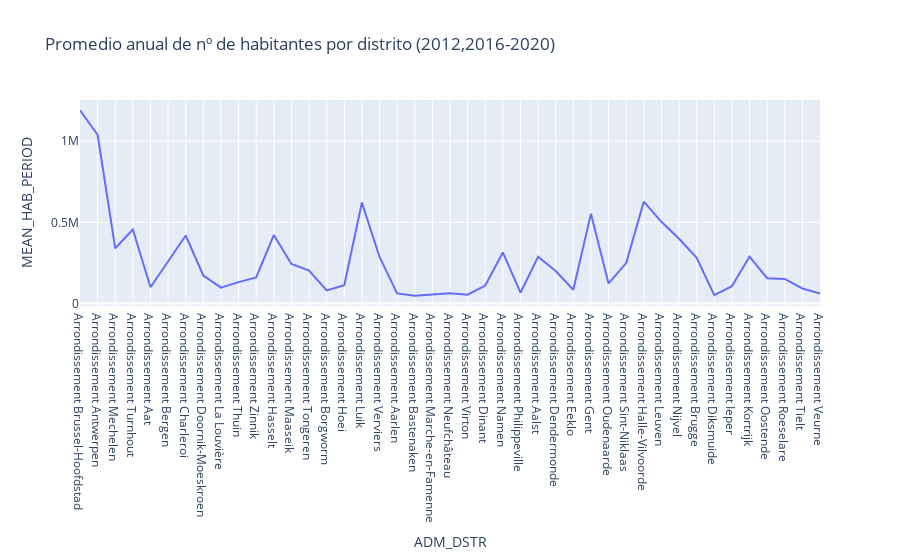

The notebook cell saved with this chart:
### Markdown cell above
d) visualización del nº de habitantes por distrito (promedio anual basado en el periodo 2012,2016-2020)

### Code cell
#visualización de los habitantes por distrito (promedio sobre el periode 2012,2016-2020)
fig = px.line(hab_x_arr_PERIODO, x="ADM_DSTR", y="MEAN_HAB_PERIOD", title='Promedio anual de nº de habitantes por distrito (2012,2016-2020)')
fig.show()

### Figure 1 — Plotly figure (JSON) as saved in the notebook; plotly's stock layout.template omitted (floating-point values rounded to 4 significant figures)
{"data": [{"hovertemplate": "ADM_DSTR=%{x}<br>MEAN_HAB_PERIOD=%{y}<extra></extra>", "legendgroup": "", "line": {"color": "#636efa", "dash": "solid"}, "marker": {"symbol": "circle"}, "mode": "lines", "name": "", "orientation": "v", "showlegend": false, "type": "scatter", "x": ["Arrondissement Brussel-Hoofdstad", "Arrondissement Antwerpen", "Arrondissement Mechelen", "Arrondissement Turnhout", "Arrondissement Aat", "Arrondissement Bergen", "Arrondissement Charleroi", "Arrondissement Doornik-Moeskroen", "Arrondissement La Louvière", "Arrondissement Thuin", "Arrondissement Zinnik", "Arrondissement Hasselt", "Arrondissement Maaseik", "Arrondissement Tongeren", "Arrondissement Borgworm", "Arrondissement Hoei", "Arrondissement Luik", "Arrondissement Verviers", "Arrondissement Aarlen", "Arrondissement Bastenaken", "Arrondissement Marche-en-Famenne", "Arrondissement Neufchâteau", "Arrondissement Virton", "Arrondissement Dinant", "Arrondissement Namen", "Arrondissement Philippeville", "Arrondissement Aalst", "Arrondissement Dendermonde", "Arrondissement Eeklo", "Arrondissement Gent", "Arrondissement Oudenaarde", "Arrondissement Sint-Niklaas", "Arrondissement Halle-Vilvoorde", "Arrondissement Leuven", "Arrondissement Nijvel", "Arrondissement Brugge", "Arrondissement Diksmuide", "Arrondissement Ieper", "Arrondissement Kortrijk", "Arrondissement Oostende", "Arrondissement Roeselare", "Arrondissement Tielt", "Arrondissement Veurne"], "xaxis": "x", "y": [1191000.0, 1039708, 340300.0, 456200.0, 100200.0, 257900.0, 419000.0, 172242, 97350.0, 131400.0, 160661, 421426, 243051, 202613, 80180.0, 112559, 621800.0, 286600.0, 61684, 47760.0, 56084, 62680.0, 53550.0, 110100.0, 314200.0, 66300.0, 287400.0, 199556, 84330.0, 553600.0, 123400.0, 248800.0, 627800.0, 503300.0, 398800.0, 281200.0, 51200.0, 106300.0, 288300.0, 155900.0, 151100.0, 92420.0, 61310.0], "yaxis": "y"}], "layout": {"legend": {"tracegroupgap": 0}, "title": {"text": "Promedio anual de nº de habitantes por distrito (2012,2016-2020)"}, "xaxis": {"anchor": "y", "domain": [0, 1], "title": {"text": "ADM_DSTR"}}, "yaxis": {"anchor": "x", "domain": [0, 1], "title": {"text": "MEAN_HAB_PERIOD"}}}}
